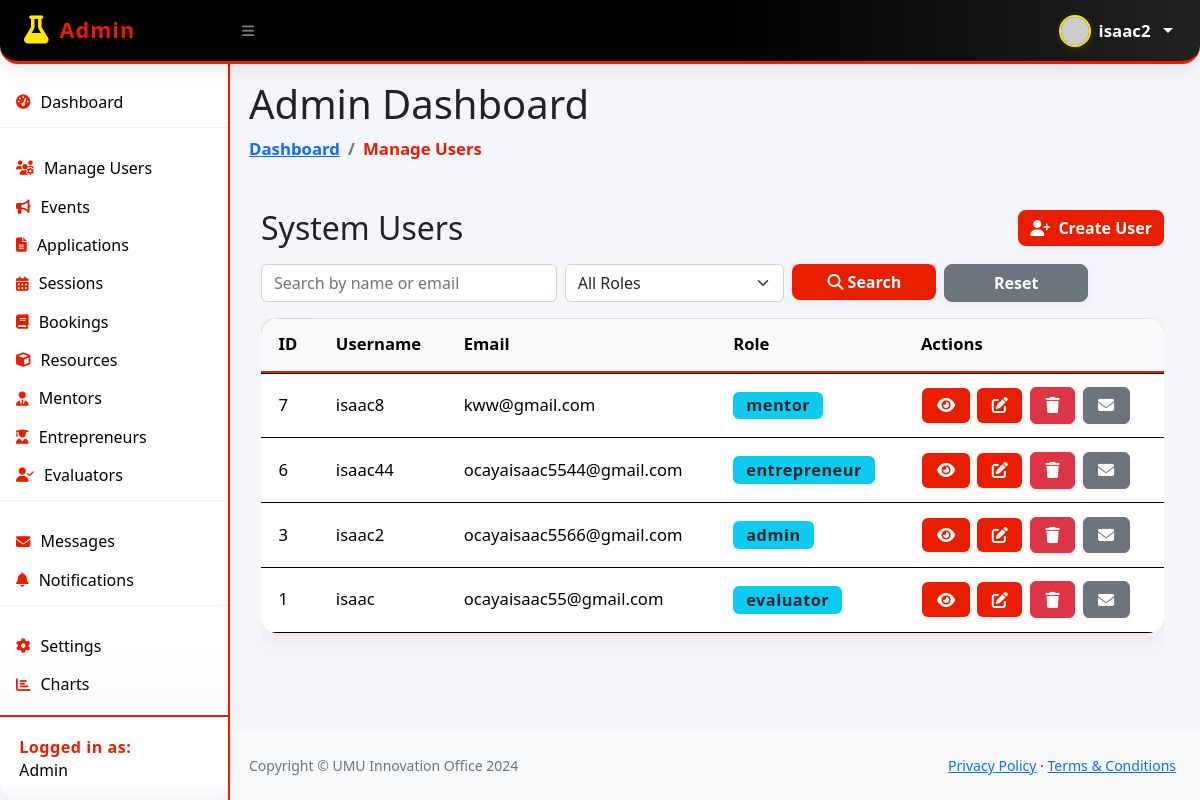
/users_admin.php (signed in), run on an earlier commit of the app's database.
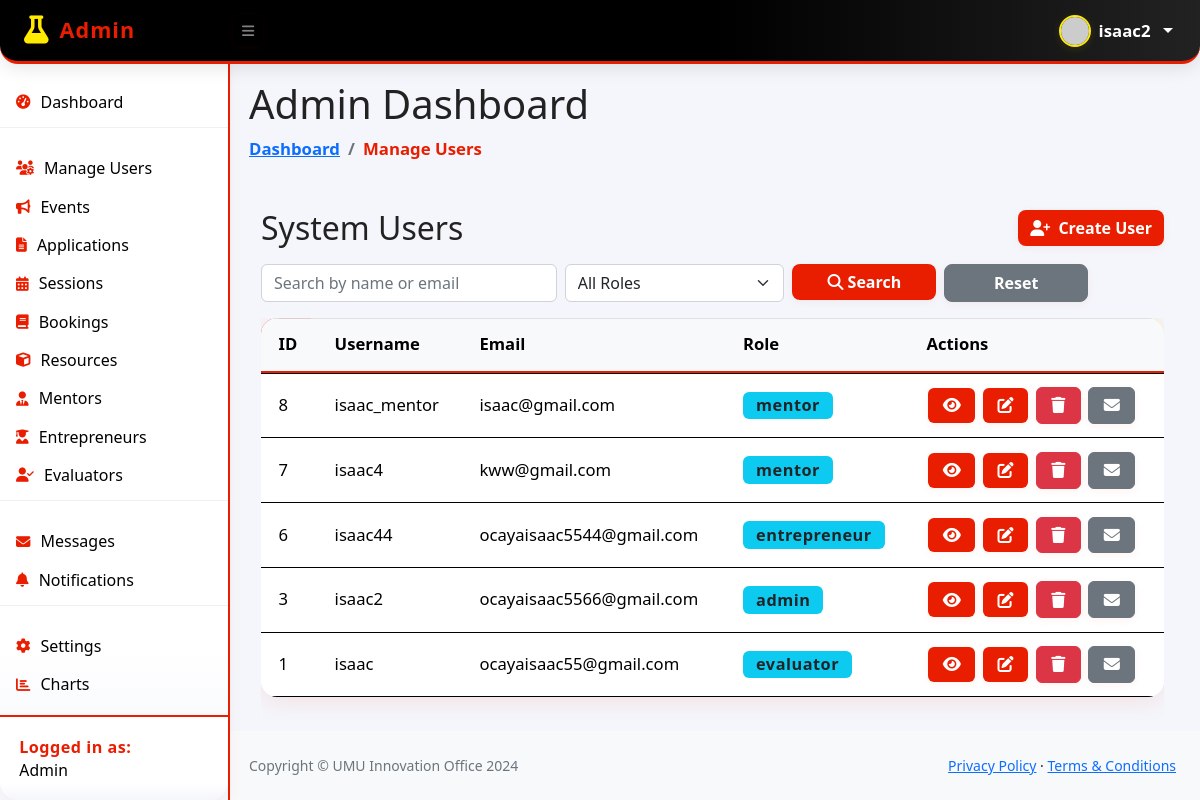
And on a later commit of the database.
### tables this page shows
CREATE TABLE `users` (
  `user_id` int(11) NOT NULL,
  `username` varchar(50) NOT NULL,
  `email` varchar(100) NOT NULL,
  `password` varchar(255) NOT NULL,
  `role` enum('admin','mentor','entrepreneur','evaluator') DEFAULT 'entrepreneur',
  `created_at` datetime DEFAULT current_timestamp(),
  `profile_picture` varchar(255) DEFAULT NULL
);

### users_admin.php (the view, shortened to what the changed rows need)
<?php
require_once 'db.php';
$conn = new mysqli($host, $user, $password, $dbname);
$where = [];
$where_sql = $where ? ('WHERE ' . implode(' AND ', $where)) : '';
$users = $conn->query("SELECT user_id, username, email, role FROM users $where_sql ORDER BY user_id DESC");
$breadcrumb_items = ['Manage Users'];
?>
<div class="container mt-5">
    <div class="d-flex justify-content-between align-items-center mb-3">
        <h2 class="mb-0">System Users</h2>
    </div>
    <div class="table-responsive">
        <table class="table table-bordered align-middle">
            <thead class="table-light">
                <tr>
                    <th>ID</th>
                    <th>Username</th>
                    <th>Email</th>
                    <th>Role</th>
                    <th>Actions</th>
                </tr>
            </thead>
            <tbody>
            <?php if ($users->num_rows === 0): ?>
                <tr><td colspan="5" class="text-center text-muted">No users found.</td></tr>
            <?php else: while($u = $users->fetch_assoc()): ?>
                <tr>
                    <td><?= htmlspecialchars($u['user_id']) ?></td>
                    <td><?= htmlspecialchars($u['username']) ?></td>
                    <td><?= htmlspecialchars($u['email']) ?></td>
                    <td><span class="badge bg-info text-dark"><?= htmlspecialchars($u['role']) ?></span></td>
                    <td>
                        <a href="view_user.php?id=<?= $u['user_id'] ?>" class="btn btn-sm btn-info" title="View"><i class="fas fa-eye"></i></a>
                        <a href="edit_user.php?id=<?= $u['user_id'] ?>" class="btn btn-sm btn-primary" title="Edit"><i class="fas fa-edit"></i></a>
                        <a href="delete_user.php?id=<?= $u['user_id'] ?>" class="btn btn-sm btn-danger" title="Delete" onclick="return confirm('Are you sure you want to delete this user?');"><i class="fas fa-trash"></i></a>
                        <a href="message_user.php?id=<?= $u['user_id'] ?>" class="btn btn-sm btn-secondary" title="Message"><i class="fas fa-envelope"></i></a>
                    </td>
                </tr>
            <?php endwhile; endif; ?>
            </tbody>
        </table>
    </div>
</div>
<?php
$page_content = ob_get_clean();
include 'dist/template_admin.php';

### dist/template_admin.php (shortened to what the changed rows need)
<!DOCTYPE html>
<html lang="en">
<head>
    <link href="https://cdn.jsdelivr.net/npm/simple-datatables@7.1.2/dist/style.min.css" rel="stylesheet" />
    <link href="/system2/dist/css/styles.css" rel="stylesheet" />
    <link href="/system2/dist/css/admin-custom.css" rel="stylesheet" />
    <link rel="stylesheet" href="https://cdnjs.cloudflare.com/ajax/libs/font-awesome/6.3.0/css/all.min.css" />
</head>
<body class="sb-nav-fixed">
    <div id="layoutSidenav">
        <div id="layoutSidenav_content">
            <main>
                <div class="container-fluid px-4">
                    <h1 class="mt-4">Admin Dashboard</h1>
                    <ol class="breadcrumb mb-4">
                        <li class="breadcrumb-item"><a href="admin_dashboard.php">Dashboard</a></li>
                        <?php if (isset($breadcrumb_items)): ?>
                            <?php foreach ($breadcrumb_items as $item): ?>
                                <li class="breadcrumb-item"> <?= $item ?> </li>
                            <?php endforeach; ?>
                        <?php endif; ?>
                    </ol>
                    <?php if (isset($page_content)): ?>
                        <?= $page_content ?>
                    <?php endif; ?>
                </div>
            </main>
        </div>
    </div>
</body>
</html>

What changed in the data, as far as the page shows it:
added users: user_id "8", username "isaac_mentor", email "isaac@gmail.com", role "mentor"
changed users "kww@gmail.com": username "isaac8" → "isaac4"
